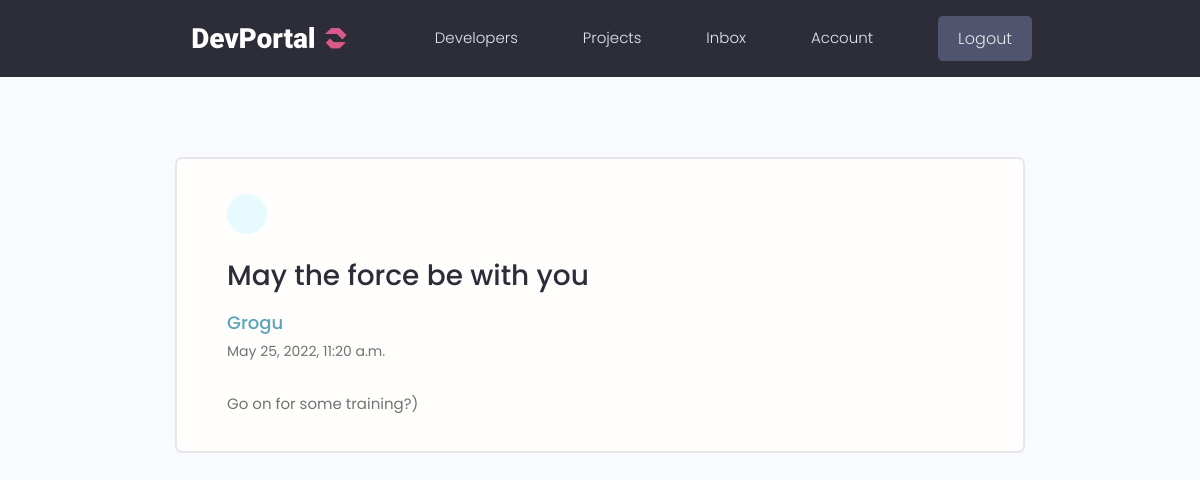
Page /message/7cbbcf12-a1c6-41c0-8a8f-cb7abfb6e2d8 (signed in) on the committed database.
### users/models.py (models this page shows, shortened)
class Message(models.Model):
    sender = models.ForeignKey(Profile, on_delete=models.SET_NULL, null=True, blank=True)
    recipient = models.ForeignKey(Profile, on_delete=models.SET_NULL, null=True, blank=True, related_name="messages")
    name = models.CharField(max_length=200, null=True, blank=True)
    email = models.EmailField(max_length=200, null=True, blank=True)
    subject = models.CharField(max_length=200, null=True, blank=True)
    body = models.TextField()
    is_read = models.BooleanField(default=False, null=True)
    created = models.DateTimeField(auto_now_add=True)
    id = models.UUIDField(default=uuid.uuid4, unique=True, primary_key=True, editable=False)
    class Meta:
        ordering = ["is_read", "-created"]

### users/views.py (the view)
# urls.py: path("message/<str:pk>", views.view_message, name="message"),
@login_required(login_url="login")
def view_message(request, pk):
    profile = request.user.profile
    message = profile.messages.get(id=pk)
    if not message.is_read:
        message.is_read = True
        message.save()
    context = {"message": message}
    return render(request, 'users/message.html', context)

### users/templates/users/message.html (shortened to what this page needs)
{% extends "main.html" %}
{% block content %}
  <main class="messagePage my-xl">
    <div class="content-box">
      <div class="message">
        <a class="backButton" href="{% url 'inbox' %}"></a>
        <h4 class="message__subject">{{message.subject}}</h4>
        {% if message.sender %}
          <a href="{% url 'user_profile' message.sender.id %}" class="message__author">{{message.name}}</a>
        {% else %}
          <p class="message__author">{{message.name}}</p>
        {% endif %}
        <p class="message__date">{{message.created}}</p>
        <div class="message__body">
          {{message.body|linebreaksbr}}
        </div>
      </div>
    </div>
  </main>
{% endblock content %}

### static/styles/app.css (style rules this page uses)
:root { --color-sub: #2d2d39; }
.content-box { width: 95%; max-width: 85rem; margin: 0 auto; }
.message { padding: 2.5rem 0; }
.message > a { display: flex; gap: 1rem; }
.message__author, .message__date { flex-basis: 25%; }
.message__subject { flex-basis: 50%; }
.message__date { text-align: right; }
.messagePage .message { list-style: none; background: var(--color-white); padding: 3.5rem 5rem; border: 2px solid var(--color-light); border-radius: 0.7rem; }
.messagePage .message__subject { font-size: 2.8rem; color: var(--color-sub); margin-bottom: 1rem; margin-top: 2rem; }
.messagePage .message__author { font-size: 1.8rem; font-weight: 500; }
.messagePage .message__date { font-size: 1.4rem; font-weight: 400; text-align: left; margin-bottom: 3rem; }
.backButton { background: var(--color-main-light); color: var(--color-main); width: 4rem; height: 4rem; display: flex; align-items: center; justify-content: center; border-radius: 50%; }

### static/uikit/styles/modules/_variables.css (style rules this page uses)
:root { --color-main: #5aa5b9; --color-main-light: #e6faff; --color-sub: #3f4156; --color-sub-light: #51546e; --color-sub-lighter: #ededfd; --color-text: #737373; --color-gray: #8b8b8b; --color-light: #e5e7eb; --color-light-gray: #767676; --color-bg: #f8fafd; --color-white: #fffefd; --color-white-light: #f3f3f3; --color-success: #359e64; --color-success-bg: #def8e8; --color-error: #fc4b0b; --color-error-bg: #fff2ee; --font-base: 'Poppins', arial, helvetica, 'Segoe UI', roboto, ubuntu, sans-serif; --font-monospace: 'Fira Code', 'Courier New', courier, monospace; --font-regular: 300; --font-medium: 500; --font-bold: 700; --generic-shadow: 1px 1px 5px #00000010; --generic-transition: all 0.3s ease-in-out; }

### static/uikit/styles/modules/_base.css (style rules this page uses)
* { margin: 0; padding: 0; box-sizing: border-box; text-rendering: optimizeLegibility; color: inherit; font-size: inherit; }
html { font-size: 50%; }
@media only screen and (min-width: 480px) { html { font-size: 56.25%; } }
@media only screen and (min-width: 1200px) { html { font-size: 62.5%; } }
body { line-height: 1.6; font-weight: 400; font-size: 1.5rem; color: var(--color-text); background-color: var(--color-bg); min-height: 100vh; }

### static/uikit/styles/modules/_typography.css (style rules this page uses)
* { font-family: var(--font-base); }
h4 { font-size: 2.8rem; font-weight: var(--font-medium); }
p, span, strong { font-size: 1.6rem; color: var(--color-text); font-weight: var(--font-regular); }
a { padding-bottom: 2px; text-decoration: none; display: inline-block; color: var(--color-main); font-weight: var(--font-medium); }

### static/uikit/styles/modules/_utilities.css (style rules this page uses)
.my-xl { margin: 8rem auto; }

### rows in the picture
Message: subject "May the force be with you", name "Grogu", created "May 25, 2022, 11:20 a.m.", body "Go on for some training?)"
